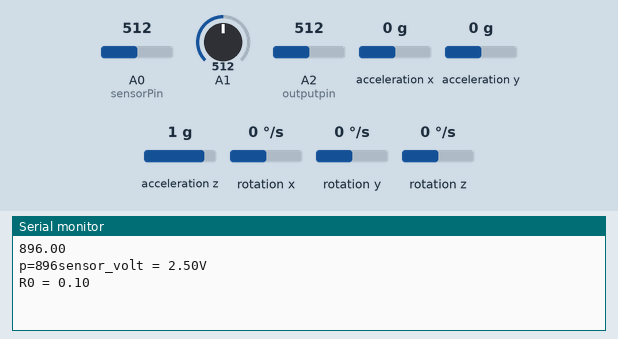
Bench run of a sketch on a simulated Arduino Uno, built with avr-gcc and run on an emulated ATmega328P. On the bench: the last lines printed to the serial monitor. The inputs (shaded band) are chosen by the test bench; at power-on: acceleration x 0 g, A0 (sensorPin) = 512, A1 = 512, acceleration y 0 g, acceleration z 1 g, A2 (outputpin) = 512, rotation x 0 °/s, rotation y 0 °/s, rotation z 0 °/s.

Above: at 1.8 s.
1.9 s: acceleration x set to -1.4 g
At 2.5 s:
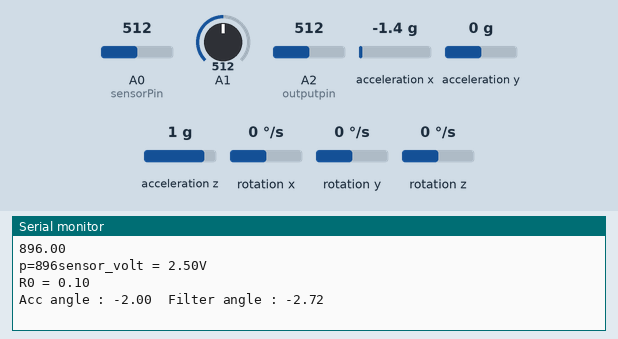
7.5 s: A0 (sensorPin) set to 716
At 8.8 s:
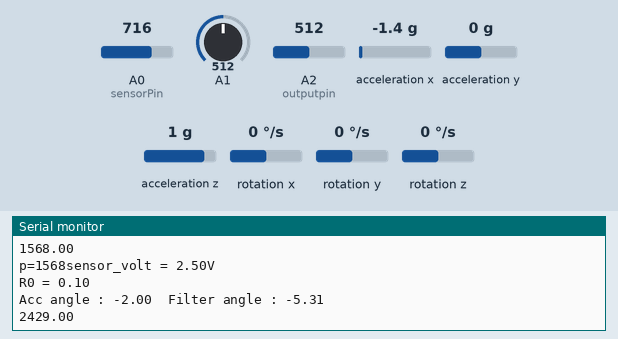
9.0 s: A1 set to 716
At 10.4 s:
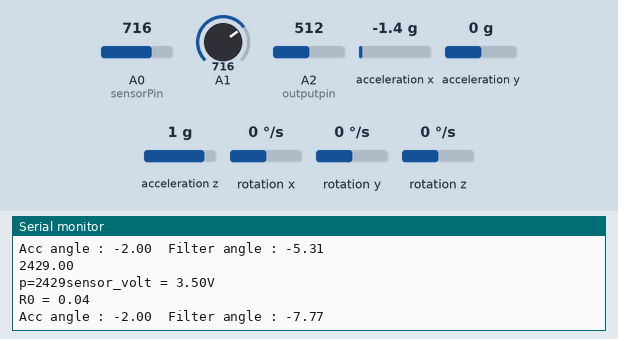
10.5 s: acceleration y set to -1.4 g
12.0 s: acceleration z set to -1.4 g
At 12.5 s:
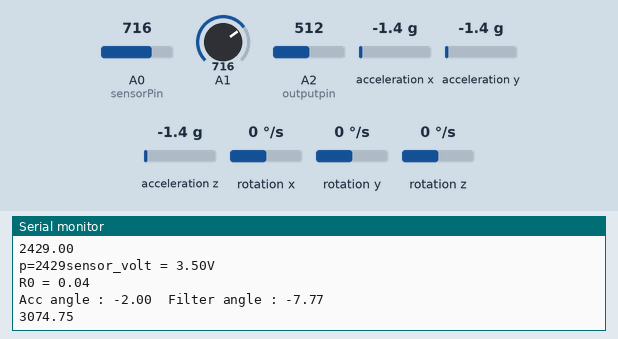
13.5 s: A0 (sensorPin) set to 992
At 15.0 s:
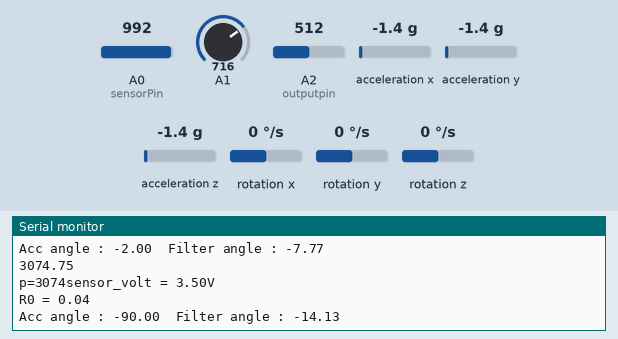
Timing chart, 0 to 16.0 s (numbered marks = the images above; inputs shaded):
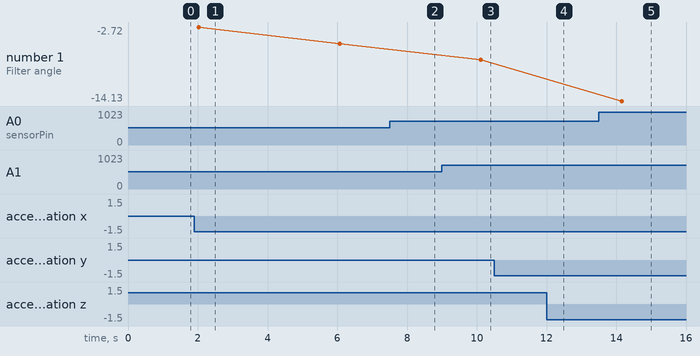

Measured:
- after the input at 1.9 s, the serial monitor: prints a new line after 0.13 s (image 1)
- after the input at 7.5 s, the serial monitor: prints a new line after 0.58 s (image 2)
- after the input at 9.0 s, the serial monitor: prints a new line after 0.08 s (image 3)

The sketch:

bluetooth.ino
```cpp
#include <SoftwareSerial.h>
#include <stdlib.h>
#include <stdio.h>
#include <string.h>
//자이로 헤더
#include "Wire.h"
#include "I2Cdev.h"
#include "MPU6050.h"

//자이로
MPU6050 accelgyro;

int16_t ax, ay, az;
int16_t gx, gy, gz;

int accel_reading;
int accel_corrected;
int accel_offset = 200;
float accel_angle;
float accel_scale = 1;

int gyro_offset = 151;
double dgy_x,deg;
double angle;
float last_read_time;
float last_x_angle,last_y_angle,last_z_angle;
//자이로

SoftwareSerial HM10(2,3); // RX, TX 블루투스
//심장박동
int sensorPin = A0;
double alpha = 0.75;
//심장박동

//온도센서
int outputpin= A2;


char temp_t[20] = "t";
char zyro_z[20] = "z";
char heart_h[20] = "h";
char smoke_s[20] = "s";

void setup() {
  //기본 통신속도는 9600입니다.
  Wire.begin();
  Serial.begin(9600);
  HM10.begin(9600);
  accelgyro.initialize();
}

void loop() {
  char *temp;
  char *zyro;
  char *heart;
  char *smoke;
  temp = (malloc)(sizeof(char)*20);
  zyro = (malloc)(sizeof(char)*20);
  heart = (malloc)(sizeof(char)*20);
  smoke = (malloc)(sizeof(char)*20);
  //심장박동
  static double oldValue = 0;  //이전 값 저장 변수
  int rawValue = analogRead(sensorPin);  //센서에 아날로그값을 읽어와서 rawValue에 저장
  double value = alpha * oldValue + (1 + alpha) * rawValue;
  //Serial.print(rawValue);                //시리얼 모니터로 rawValue의 값을 출력
  //Serial.print(",");
  Serial.println(value);                 //시리얼 모니터로 연산한 값인 value의 값을 출력
  oldValue = value;
  delay(1000);

  //심장박동 보내는 코드
  sprintf(heart,"p=%d",(int)value);
  Serial.print(heart);
  HM10.print(heart);


  //연기센서
  float sensor_volt;
  float RS_air; //맑은 공기를 통해 RS의 값을 얻는다.
  float R0;    //LPG를 통해 R0 값 가져 오기
  float sensorValue;

  /*--- Get a average data by testing 100 times ---*/ //->100번 테스트 하여 평균 테이터를 얻습니다.
    for(int x = 0 ; x < 100 ; x++)
    //[int 변수 값은 x이며 x의 값은 0이다. 100은 x보다 크다]
  {
    sensorValue = sensorValue + analogRead(A1);
    //[analogRead-> 0에서 5V 사이의 입력 전압을 0에서 1024 사이의 값으로 매핑하는 것을 뜻한다.]
  }
  sensorValue = sensorValue/100.0;
  //[sensorValue 센서벨류 100회 반복]
  /*-----------------------------------------------*/
  sensor_volt = sensorValue/1024*5.0;
  RS_air = (5.0-sensor_volt)/sensor_volt; // omit *RL
  R0 = RS_air/9.9; // The ratio of RS/R0 is 9.9 in LPG gas

  Serial.print("sensor_volt = ");
  Serial.print(sensor_volt);
  Serial.println("V");

  Serial.print("R0 = ");
  Serial.println(R0);
  delay(1000);
  //연기센서 끝
  sprintf(smoke,"s=%d",(int)R0);
  HM10.print(smoke);

  //자이로
  // 가속도 및 자이로 x,y,z 축에 대한 데이터 받아오기
  // 가속도 값은 -16800 ~ 16800 범위를 -90 ~ 90으로 바꿔줌
  accelgyro.getMotion6(&ax, &ay, &az, &gx, &gy, &gz);
  accel_reading = ay;
  accel_corrected = accel_reading - accel_offset;
  accel_corrected = map(accel_corrected, -16800, 16800, -90, 90);
  accel_corrected = constrain(accel_corrected, -90, 90);
  accel_angle = (float)(accel_corrected * accel_scale);


  // 가속도만을 이용한 각도 출력
  Serial.print("Acc angle : ");
  Serial.print(accel_angle);
  Serial.print("\t");

  deg = atan2(ax, az) * 180 / PI;     // rad to deg

  // 자이로+가속도 조합한 각도
  dgy_x = gy / gyro_offset;
  angle = (0.95 * (angle + (dgy_x * 0.001))) + (0.05 * deg);

  // 자이로 가속도 둘 다 이용한 각도 출력
  Serial.print("Filter angle : ");
  Serial.println(angle) ;
  delay(1000);
  //자이로
  sprintf(zyro,"g=%d",(int)angle);
  HM10.print(zyro);
  //온도센서
  int reading = analogRead(outputpin);  // 센서로 부터 자료값을 받는다.
  float voltage = reading * 5.0 / 1024.0;
  float celsiustemp = (voltage - 0.5) * 100 ;
  // 입력받은 자료값을 수정하여 필요한 자료값으로 바꾼다.


  // 수정하여 나온 자료값을 출력한다.(섭씨, 화씨 둘다 출력)
  delay(1000);
  //온도센서
  sprintf(temp,"t=%d.%02d",(int)celsiustemp,(int)(celsiustemp*100)%100*(-1));
  HM10.print(temp);

}
```
